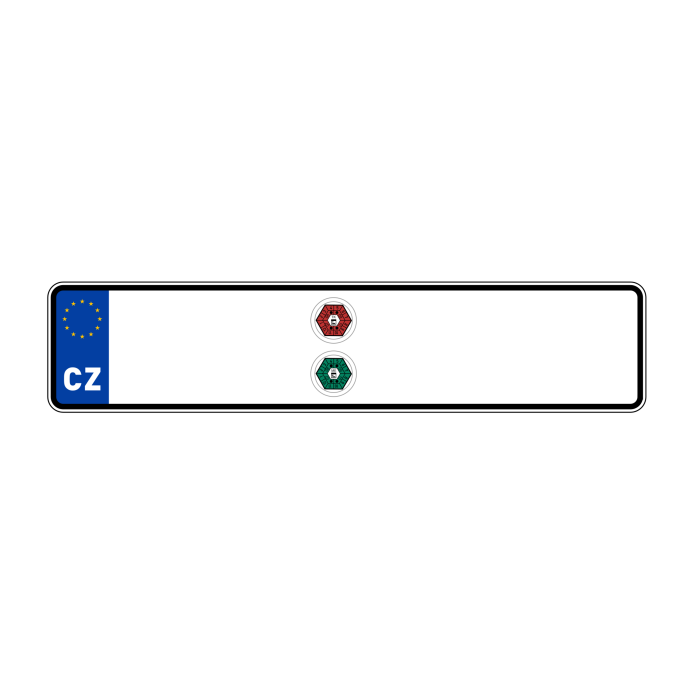
#> input picture resources/CZ-number-plate-2004-square-2048x2048.png, 2048 x 2048 px (shown at 1/3 size)
$ python licenseplate.py
#> lines starting #> are read from the running program, lines starting #| are printed output that depends on the picture
from PIL import Image, ImageDraw, ImageFont
import string
import random
random.seed(4141)
def rnd_str(l):
	return ''.join(random.choices(string.ascii_uppercase + string.digits, k=l))

# https://en.wikipedia.org/wiki/Vehicle_registration_plates_of_the_Czech_Republic


font = ImageFont.truetype('resources/din1451alt.ttf', size=310)
color = 'rgb(0, 0, 0)' # black

for i in range(1,10):
	part1 = rnd_str(3)
	part2 = rnd_str(4)

	#part1 = "5A6"
	#part2 = "3240"

	##########################################################
	image = Image.open('resources/CZ-number-plate-2004-square-2048x2048.png')
#> image is the input picture: PIL image 2048x2048 RGBA; mean R, G, B, A 34.2, 34.9, 36, 42.9
	draw = ImageDraw.Draw(image)

	pos1= (400, 850)
	draw.text(pos1, part1, fill=color, font=font)
	pos2= (1180, 850)
	draw.text(pos2, part2, fill=color, font=font)
	image.save('output/' + str(i) + '_' + part1 + '_' + part2 + '.png')
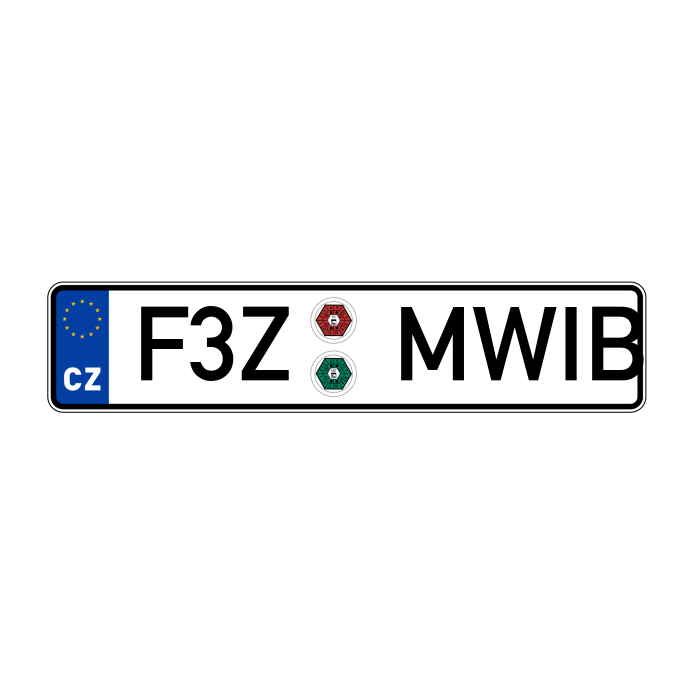
#> saved as 1_F3Z_MWIB.png: PIL image 2048x2048 RGBA (shown at 1/3 size); mean R, G, B, A 27.2, 27.9, 28.9, 42.9; transparent parts drawn white

	# [7 lines of commented-out code are left out]
